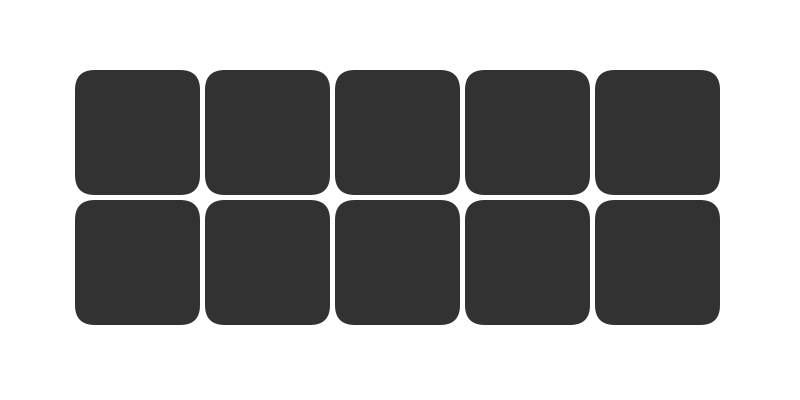
Frame 1 (no input)
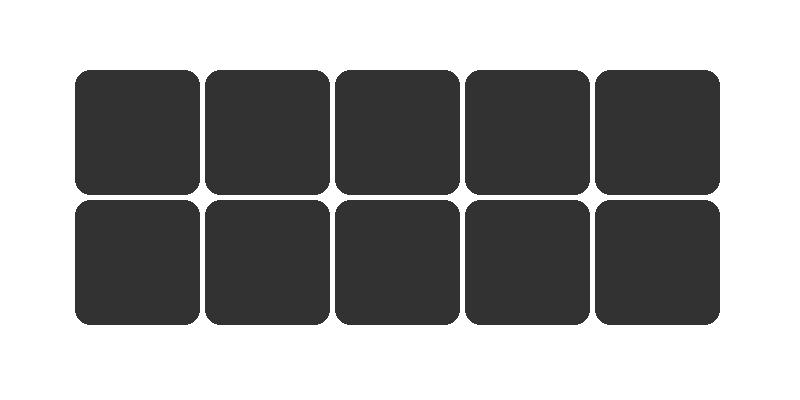
Frame 60 (the mouse pressed at the canvas centre just before this capture)
Frame 120 (the mouse held since frame 60 and released just before this capture): identical to frame 60, image omitted

The Processing sketch that drew these frames (run headless with seeded random() and noise(); from frame 60 on, the mouse is pressed at the canvas centre):

// Processing sketch: processing_83353
// ── processing_83353.pde

///GROOVE BAR FOR BUILDING YOUR OWN CHAOS PAD
///WHICH YOU CAN USE AFTER FOR HOOKING IT TO LIVE ABLETON THROUGH MIDI OR OSC OR...
///SENDING MIDI TO YOUR FAVORITE ANALOGUE SYNTH OR...
///SENDING SIGNALS TO SUPERCOLLIDER FOR TRIGGERING SYNTHS
///PROJECT STARTED AT DECEMBER 13TH 2012, AT ZURICH, SWITZERLAND
///AUTHOR: ANDRÉS VILLA TORRES/andresvillatorres@gmail.com
///PLEASE SERVE YOUR SELF, AND FEEL FREE TO COMMENT/CONTACT ME

//CLASS GROOVE BAR DEFINITION
grooveBar gB1;

//MANY VARIABLES FOR AFFECTING WHEN STARTING THE GROOVE BAR*****HERE YOU CAN CONTRIBUTE TO SIMPLIFY THE SINTAXIS, IM VERY BEGINNER WRITING CLASSES
float posgB_X=100;//GLOBAL POSITION X FOR THE BAR (LEFT UP CORNER)
float posgB_Y=100;//GLOBAL POSITION Y FOR THE BAR (LEFT UP CORNER)
int w_gB=1300/2;//GLOBAL WIDTH OF THE BAR
int h_gB=520/2;//GLOBAL HEIGHT OF THE BAR
int step_gB=260/2;//STEP BETWEEN ONE BUTTON AND THE NEXT
int w_Butt=250/2;//WIDTH OF SINGLE BUTTON
int h_Butt=250/2;//HEIGHT OF SINGLE BUTTON
int f_Butt=20;//FILLET OF SINGLE BUTTON
int r_Butt=50;//R VALUE FOR THE RGB FROM THE BUTTON
int g_Butt=50;//G VALUE FOR THE RGB FROM THE BUTTON
int b_Butt=50;//B VALUE FOR THE RGB FROM THE BUTTON
int barArea;//CALCULATING THE AREA OF THE BAR
int buttonArea;//CALCULATING THE AREA OF THE BUTTON
int addIndex=0;//VALUE ADDED TO THE OSC MESSAGE RAS(IN THIS PARTICULAR SKETCH STANDS FOR RYTHMIC AUDITORY STIMULATION) BEAT SUBDIVISIONS
int indexB_Bar;//VALUE THAT STANDS FOR THE ID'S OF THE SINGLE BUTTONS WITHIN THE GROOVE BAR
int rasBS=5;

void setup()
{
  size(800,400);
  background(255);
    smooth();
//GROOVE BAR SETTINGS    
posgB_X=(width/2-325);
posgB_Y=(height/2-130);
grooveBarVar();

}

void draw()
{

 smooth();
  //DRAWING GROOVE BAR

   grooveBarVarDraw();  


}



void grooveBarVar()//FUNCTION FOR INITIALIZING THE BAR OUT OF THE CLASS
{
  gB1= new grooveBar(posgB_X, posgB_Y, w_gB, h_gB, step_gB);
  barArea=w_gB*h_gB;
  buttonArea=w_Butt*h_Butt;
  gB1.initButtons();
}



void grooveBarVarDraw()//FUNCTION FOR DRAWING THE BAR OUT OF THE CLASS
{
  for (int i=0;i<(w_gB/step_gB);i++)
  {
    for (int j=0;j<(h_gB/step_gB);j++)
    { 
      if (i<(w_gB/step_gB)&&j==0)
      {
        indexB_Bar=i;
      }
      else
      {
        indexB_Bar=i+5;
      }
      gB1.display(i*step_gB, j*step_gB, w_Butt, h_Butt, f_Butt, r_Butt, g_Butt, b_Butt, indexB_Bar);
      gB1.buttonOver(i*step_gB, j*step_gB, mouseX, mouseY, w_Butt, f_Butt, w_Butt/2, indexB_Bar);
    }
  }
}

void mousePressed()
{
  //CONDITIONS FOR GROOVEBAR BUTTONS
 
  for (int i=0;i<(w_gB/step_gB);i++)
  {
    for (int j=0;j<(h_gB/step_gB);j++)
    {

      if (i<(w_gB/step_gB)&&j==0)
      {
        indexB_Bar=i;
      }
      else
      {
        indexB_Bar=i+5;
      }
      gB1.mousePressed(i*step_gB, j*step_gB, indexB_Bar, 100, 100, 100, w_Butt/2, mouseX, mouseY);
       
    }
  }

}
class grooveBar {

  //VARIABLES WHICH NEED TO BE ACCESSED FROM DIFFERENT POINTS WITHN THE FUNCTIONS INSIDE THIS CLASS
  float xLoc;
  float yLoc;  
  int w;
  int h;
  int step;
  float reactRatio, wButton;

  int []xPos= new int[width];
  int []yPos= new int[height];
  boolean [] flag = new boolean[width];




  grooveBar(float ixp, float iyp, int iw, int ih, int iStep)//CONSTRUCTOR VARIABLES
  {
    xLoc=ixp;//POSITION X
    yLoc=iyp;//POSITION Y
    w=iw;//WIDTH
    h=ih;//HEIGHT
    step=iStep;//STEPS
  }

  void initButtons()//FUNCTION FOR INITIALIZING BAR VALUES(NOT SURE THAT THIS IS STILL PLAYING A ROLE
  {
    for (int i=0;i<w;i=i+step)
    {
      for (int j=0;j<h;j=j+step)
      {
        xPos[i]=i;
        yPos[j]=j;
        flag[i]=false;
      }
    }
  }

  void display(int x, int y, float dwB, float dhB, float dfB, float drB, float dgB, float dbB, int indexPressed)//FUNCTION FOR DISPLAYING 
  {

    PVector centerBlock= new PVector(xPos[x]+xLoc, yPos[y]+yLoc);

    if (flag[indexPressed]== true)
    {
      block(centerBlock.x, centerBlock.y, dwB, dhB, dfB, drB+182, dgB-50, dbB+50);
    }
    else
    {
      block(centerBlock.x, centerBlock.y, dwB, dhB, dfB, drB, dgB, dbB);
    }
  }


  void block(float x, float y, float wB, float hB, float fB, float R, float G, float B)//FUNCTION FOR INDIVIDUAL BLOCKS
  {

    noStroke();
    fill(R, G, B);
    rectMode(CORNER);
    rect(x, y, wB, hB, fB); 
    reactRatio=wB-15;
  }

  void buttonOver(int x, int y, float mX, float mY, float rbW, float fillet, float reactRange, int indexOver)//FUNCTION FOR MOUSE OVER
  {

    PVector centerMouse= new PVector(mX, mY);
    PVector centerReact= new PVector(xPos[x]+xLoc+reactRange, yPos[y]+yLoc+reactRange);
    PVector centerReactDraw= new PVector(xPos[x]+xLoc, yPos[y]+yLoc);

    if (centerMouse.dist(centerReact)<=reactRange)
    {
      if (flag[indexOver]== true)
      {
        block(centerReactDraw.x, centerReactDraw.y, rbW, rbW, fillet-1, 230, 230, 230);
      }
      else
      {
        block(centerReactDraw.x, centerReactDraw.y, rbW, rbW, fillet-1, 170, 170, 170);
      }
    }
  }

  void mousePressed(int x, int y, int index, int R, int G, int B, float reactRange, float mX, float mY)//FUNCTION FOR MOUSE PRESS + CALLING AND WRITING THE OSC MESSAGES
  {
    PVector centOnPressed= new PVector(xPos[x]+xLoc+reactRange, yPos[y]+yLoc+reactRange);
    PVector centerMouse= new PVector(mX, mY);

    if (centerMouse.dist(centOnPressed)<=reactRange)
    {
      if (flag[index]==false)
      {
        flag[index]=true;
        addIndex=addIndex+1;//THE VALUE ADDED EACH TIME A BUTTON IS RECOGNIZED AS ON     
        rasBS=addIndex;//changing directly the value for the rasBS=value;
//        rasON_OFF();//calling the oscMessage function for changing the rasON_OFF
        println(index + " is ON");
        println(rasBS);
      }
      else
      {
        flag[index]=false;
        addIndex=addIndex-1;//THE VALUE SUBSTRACTED EACH TIME A BUTTON IS RECOGNIZED AS OFF     
        rasBS=addIndex;//changing directly the value for the rasBS=value;
//        rasON_OFF();//calling the oscMessage function for changing the rasON_OFF
        println(index + " is OFF");
        println(rasBS);
        
      }
    }
  }
}
